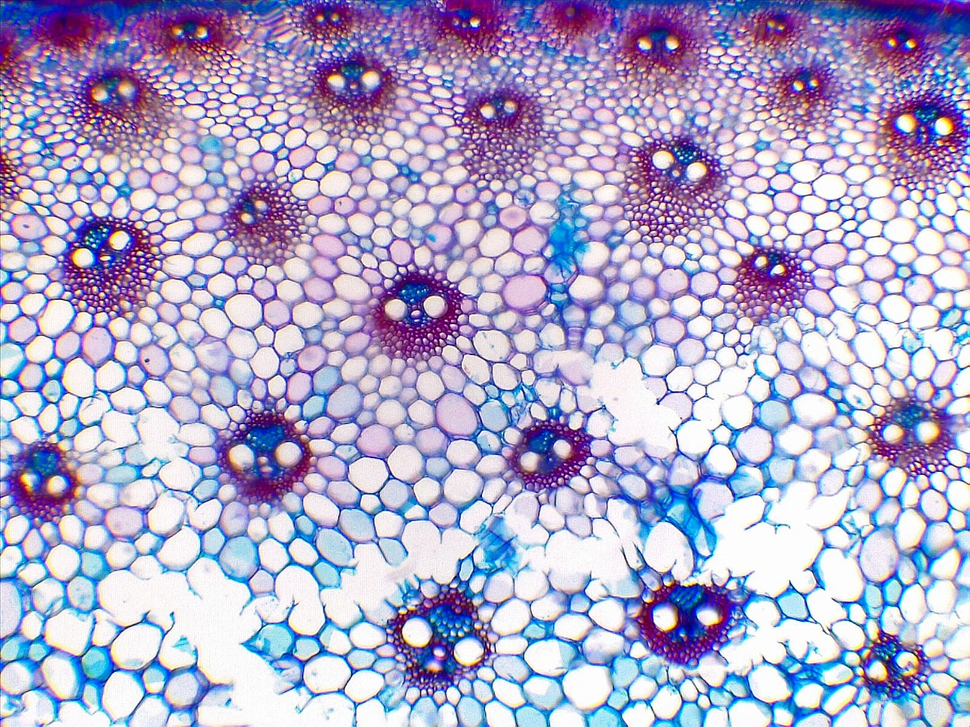
#> input picture app/assets/images/microscope.png, 970 x 727 px, shrunk from 1280 x 960 before the run
$ python hello_world.py app/assets/images/microscope.png out.png
#> lines starting #> are read from the running program, lines starting #| are printed output that depends on the picture; after the words box and inside, x2 and y2 are one past the last pixel; in counts of white or black regions, pixels touching at a corner belong together
import cv2
import sys

# Get the input and output file paths from the command-line arguments
input_file_path = sys.argv[1]
output_file_path = sys.argv[2]

# Load the input image
img = cv2.imread(input_file_path, cv2.IMREAD_GRAYSCALE)
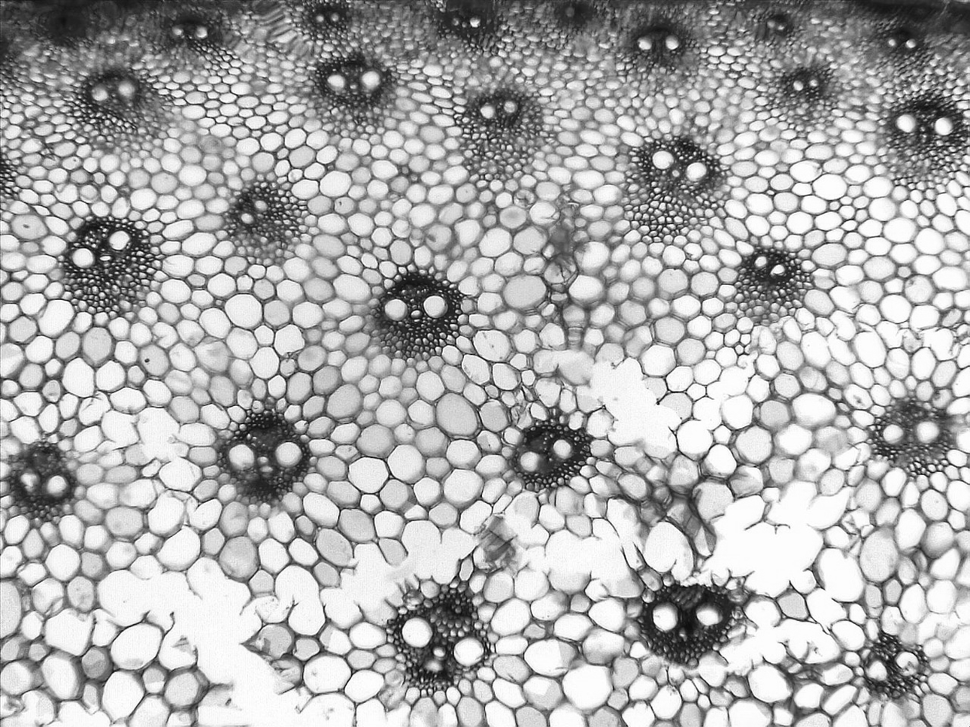
#> img: shape (727, 970); min 5, max 255, mean 174.6

# Apply Otsu thresholding
threshold_value, thresholded_image = cv2.threshold(img, 0, 255, cv2.THRESH_BINARY + cv2.THRESH_OTSU)
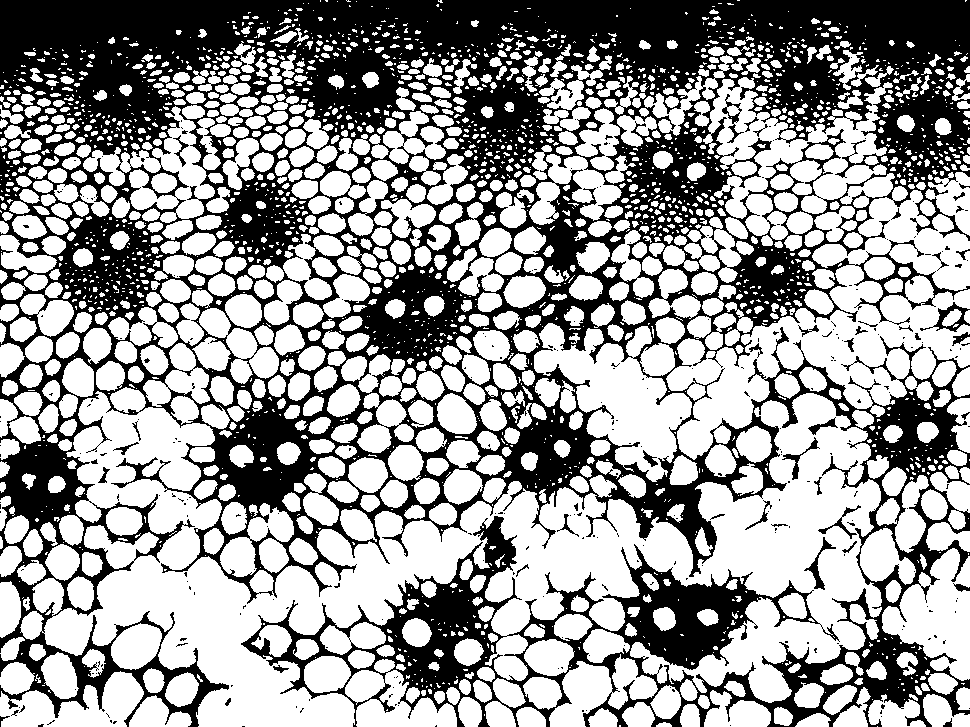
#> thresholded_image: shape (727, 970); 60.2% white; 312 black regions (267 under 20 px), largest, box (x1, y1, x2, y2) and area: (0, 0, 970, 727) 276225, (920, 302, 970, 332) 405, (804, 537, 836, 590) 324
#> threshold_value = 162

# Save the thresholded image
cv2.imwrite(output_file_path, thresholded_image)
